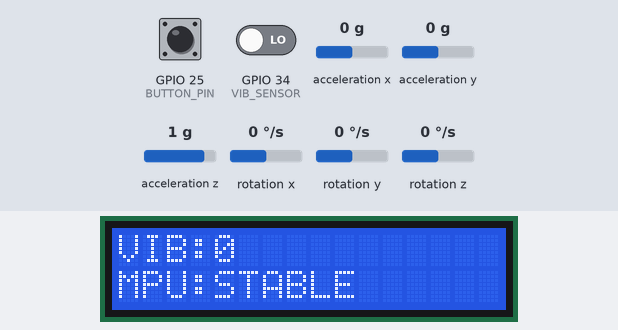
Recording of a sketch running on a simulated ESP32. On the bench: 16×2 character LCD. The test bench sets the inputs (shaded band); at power-on: GPIO 34 (VIB_SENSOR) LOW, GPIO 25 (BUTTON_PIN) HIGH, acceleration x 0 g, acceleration y 0 g, acceleration z 1 g, rotation x 0 °/s, rotation y 0 °/s, rotation z 0 °/s. WiFi joins after 1.5 s; servers stay silent unless stated; what the sketch prints to the serial monitor is not drawn.

Above: at 4.7 s.
4.8 s: GPIO 34 (VIB_SENSOR) driven HIGH
At 5.7 s:
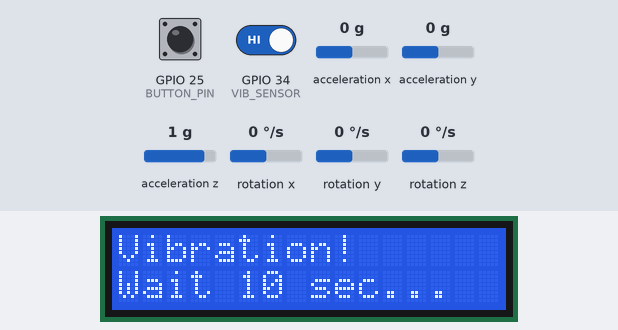
6.6 s: GPIO 25 (BUTTON_PIN) pulled LOW for 0.3 s
At 8.0 s:
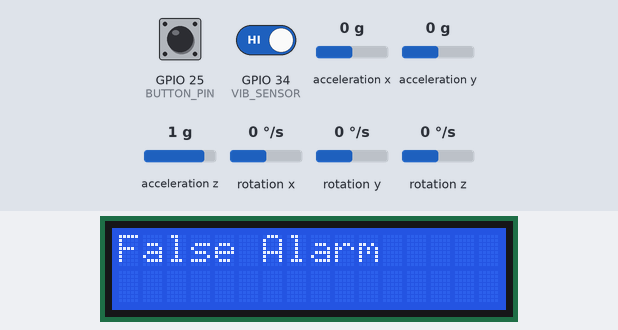
10.0 s: GPIO 25 (BUTTON_PIN) pulled LOW for 1 s
At 12.7 s:
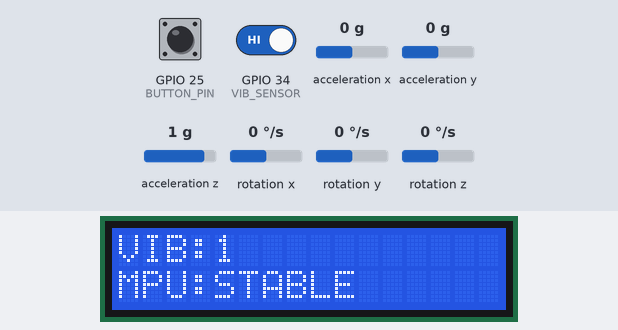
14.1 s: GPIO 25 (BUTTON_PIN) pulled LOW for 3.2 s
At 15.3 s:
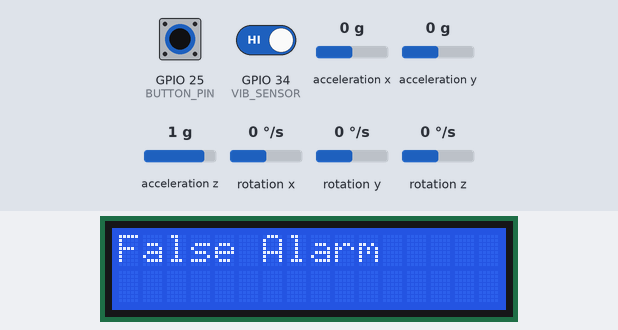
Timing chart, 0 to 17.1 s (numbered marks = the images above; inputs shaded):
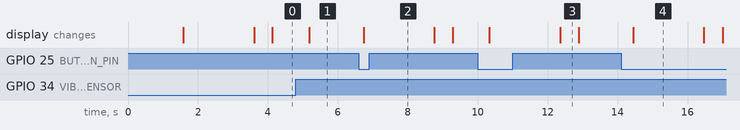

Measured:
- after the input at 4.8 s, the display: changes after 0.38 s (image 1)
- after the input at 6.6 s, the display: changes after 0.14 s (image 2)
- after the input at 10.0 s, the display: first changes after 0.34 s (image 3 shows a later state)
- after the input at 14.1 s, the display: changes after 0.35 s (image 4)
- what the display in image 3 shows lasts 0.5 s, from 12.4 s to 12.9 s
- what the display in image 4 shows lasts 2.1 s, from 14.4 s to 16.5 s

The sketch:

helmet.ino
```cpp
#include <Wire.h>
#include <MPU6050.h>
#include <LiquidCrystal_I2C.h>
#include <WiFi.h>
#include <ESP_Mail_Client.h>

// WiFi
#define WIFI_SSID "YOUR_WIFI_SSID"
#define WIFI_PASS "YOUR_WIFI_PASSWORD"

// Email
#define SMTP_HOST "smtp.gmail.com"
#define SMTP_PORT 465

#define AUTHOR_EMAIL "YOUR_SENDER_EMAIL"
#define AUTHOR_PASS "YOUR_GMAIL_APP_PASSWORD"
#define RECIPIENT_EMAIL "YOUR_RECIPIENT_EMAIL"

SMTPSession smtp;
SMTP_Message message;

// Pins
#define VIB_SENSOR 34
#define BUTTON_PIN 25

MPU6050 mpu;
LiquidCrystal_I2C lcd(0x27, 16, 2);

int16_t prev_ax = 0, prev_ay = 0, prev_az = 0;

bool alertActive = false;
unsigned long vibTime = 0;

void setup() {

  Serial.begin(115200);

  pinMode(VIB_SENSOR, INPUT);
  pinMode(BUTTON_PIN, INPUT_PULLUP);

  Wire.begin(21,22);

  lcd.begin();
  lcd.backlight();

  mpu.initialize();

  // WiFi
  WiFi.begin(WIFI_SSID, WIFI_PASS);
  while (WiFi.status() != WL_CONNECTED) {
    delay(500);
    Serial.print(".");
  }
  Serial.println("WiFi Connected");

  lcd.print("System Ready");
  delay(2000);
  lcd.clear();
}

// -------- EMAIL FUNCTION --------
void sendEmail()
{
  Serial.println("Sending Email...");

  smtp.debug(1);

  ESP_Mail_Session session;
  session.server.host_name = SMTP_HOST;
  session.server.port = SMTP_PORT;
  session.login.email = AUTHOR_EMAIL;
  session.login.password = AUTHOR_PASS;

  message.sender.name = "ESP32 Alert";
  message.sender.email = AUTHOR_EMAIL;
  message.subject = "VIBRATION ALERT!";
  message.addRecipient("User", RECIPIENT_EMAIL);

  message.text.content = "Real vibration detected! Please check immediately.";

  if (!smtp.connect(&session))
    return;

  if (!MailClient.sendMail(&smtp, &message))
    Serial.println("Error sending Email");
  else
    Serial.println("Email Sent Successfully!");
}

void loop() {

  int vibration = digitalRead(VIB_SENSOR);

  int16_t ax, ay, az;
  int16_t gx, gy, gz;

  mpu.getMotion6(&ax, &ay, &az, &gx, &gy, &gz);

  int diff = abs(ax - prev_ax) + abs(ay - prev_ay) + abs(az - prev_az);

  String status = (diff > 500) ? "UNSTABLE" : "STABLE";

  prev_ax = ax;
  prev_ay = ay;
  prev_az = az;

  // -------- VIBRATION DETECTED --------
  if (vibration == 1 && !alertActive)
  {
    vibTime = millis();   // start timer
    alertActive = true;

    lcd.clear();
    lcd.print("Vibration!");
  }

  // -------- WAIT 10 SEC --------
  if (alertActive)
  {
    lcd.setCursor(0,1);
    lcd.print("Wait 10 sec...");

    // If button pressed → cancel alert
    if (digitalRead(BUTTON_PIN) == LOW)
    {
      alertActive = false;
      lcd.clear();
      lcd.print("False Alarm");
      delay(2000);
    }

    // After 10 sec → send email
    if (millis() - vibTime > 10000)
    {
      lcd.clear();
      lcd.print("REAL ALERT!");

      sendEmail();

      delay(3000);
      alertActive = false;
    }
  }

  // -------- NORMAL DISPLAY --------
  if (!alertActive)
  {
    lcd.clear();
    lcd.setCursor(0,0);
    lcd.print("VIB:");
    lcd.print(vibration);

    lcd.setCursor(0,1);
    lcd.print("MPU:");
    lcd.print(status);
  }

  delay(500);
}
```
